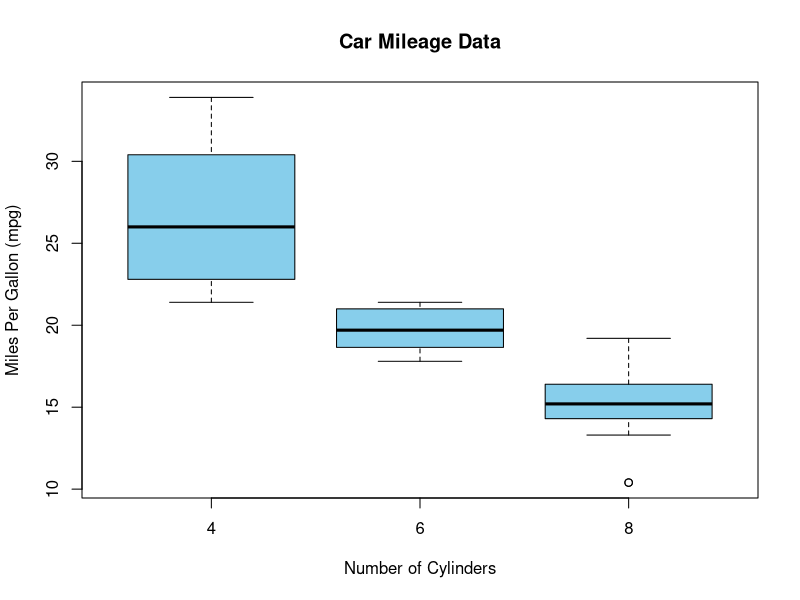

Write the R code that produced this figure.
# Load the built-in dataset
data(mtcars)

# Create a basic box plot
boxplot(mpg ~ cyl, 
        data = mtcars, 
        main = "Car Mileage Data",          # Title
        xlab = "Number of Cylinders",       # X-axis label
        ylab = "Miles Per Gallon (mpg)",    # Y-axis label
        col = "skyblue",                    # Box color
        border = "black")                   # Border color
